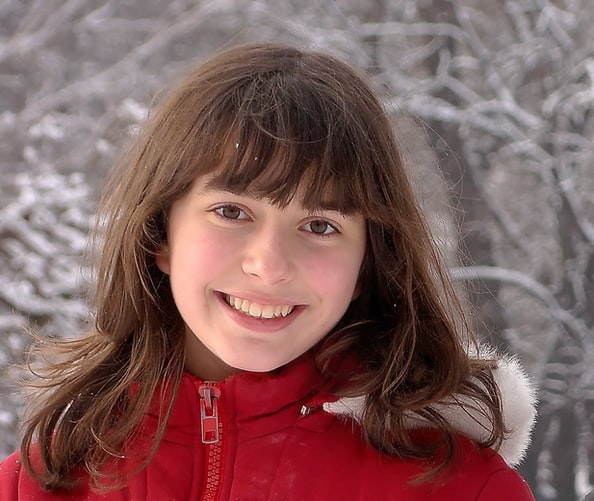
#> input picture Big eyebrows and Red Glasses Filter/Images/Image.jpg, 594 x 501 px
$ python Code.py
#> lines starting #> are read from the running program, lines starting #| are printed output that depends on the picture
import numpy as np
import cv2
import os.path
from matplotlib import pyplot as plt

img_path = input("Enter the path here:")  #example -> C:\Users\xyz\OneDrive\Desktop\project\image.jpg
#> the answer given: ../Big eyebrows and Red Glasses Filter/Images/Image.jpg
img = cv2.imread(img_path)
#> img is the input picture: shape (501, 594, 3); mean B, G, R 93.5, 94.8, 129.2

image = cv2.cvtColor(img, cv2.COLOR_BGR2RGB)
plt.figure(figsize= (10,10))

img_small = cv2.pyrDown(image)
num_iter = 5
for _ in range(num_iter):
    img_small= cv2.bilateralFilter(img_small, d=9, sigmaColor=9, sigmaSpace=7)
img_rgb = cv2.pyrUp(img_small)

img_gray = cv2.cvtColor(img_rgb, cv2.COLOR_RGB2GRAY)
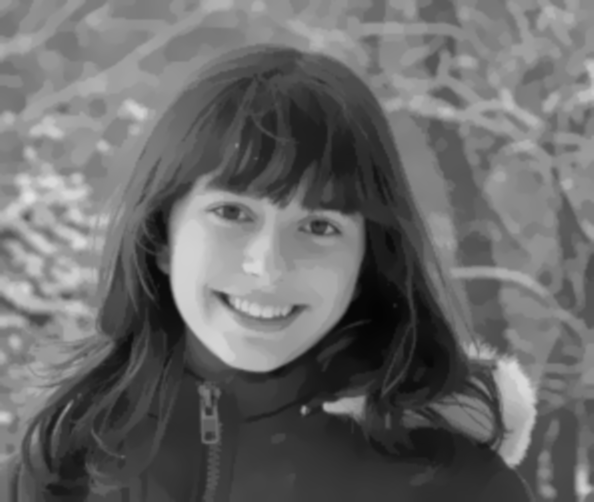
#> img_gray: shape (502, 594); min 4, max 225, mean 104.9
img_blur = cv2.medianBlur(img_gray, 7)
img_edge = cv2.adaptiveThreshold(img_blur, 255, cv2.ADAPTIVE_THRESH_GAUSSIAN_C, cv2.THRESH_BINARY, 7, 2)
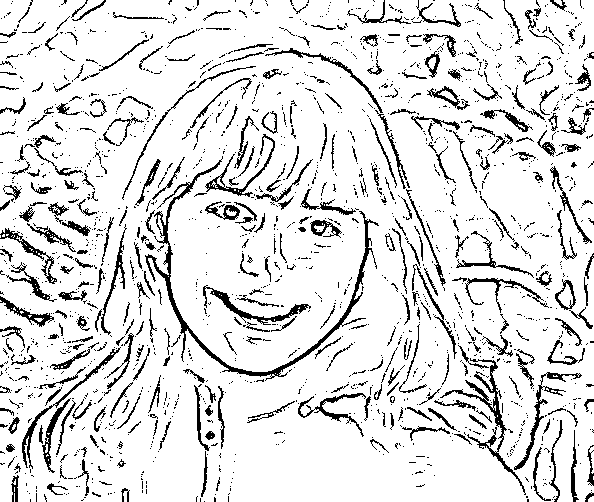
#> img_edge: shape (502, 594); 87.8% white; black in thin lines or dots
img_edge = cv2.cvtColor(img_edge, cv2.COLOR_GRAY2RGB)
#> img_edge: shape (502, 594, 3); 87.8% white; black in thin lines or dots

#> (the run stopped early here; a loop or call above may not have finished)
